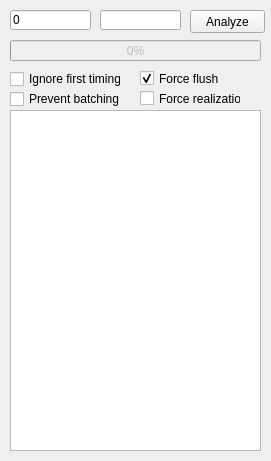
<?xml version="1.0" encoding="UTF-8"?>
<ui version="4.0">
 <class>CallTimingAnalysis</class>
 <widget class="QMainWindow" name="CallTimingAnalysis">
  <property name="geometry">
   <rect>
    <x>0</x>
    <y>0</y>
    <width>271</width>
    <height>461</height>
   </rect>
  </property>
  <property name="windowTitle">
   <string>Call Timing Analysis</string>
  </property>
  <widget class="QWidget" name="centralwidget">
   <widget class="QLineEdit" name="endCall">
    <property name="geometry">
     <rect>
      <x>100</x>
      <y>10</y>
      <width>81</width>
      <height>20</height>
     </rect>
    </property>
   </widget>
   <widget class="QLineEdit" name="startCall">
    <property name="geometry">
     <rect>
      <x>10</x>
      <y>10</y>
      <width>81</width>
      <height>20</height>
     </rect>
    </property>
    <property name="text">
     <string>0</string>
    </property>
   </widget>
   <widget class="QProgressBar" name="progressBar">
    <property name="enabled">
     <bool>false</bool>
    </property>
    <property name="geometry">
     <rect>
      <x>10</x>
      <y>40</y>
      <width>251</width>
      <height>21</height>
     </rect>
    </property>
    <property name="value">
     <number>0</number>
    </property>
   </widget>
   <widget class="QPushButton" name="pushButton">
    <property name="geometry">
     <rect>
      <x>190</x>
      <y>10</y>
      <width>75</width>
      <height>23</height>
     </rect>
    </property>
    <property name="text">
     <string>Analyze</string>
    </property>
   </widget>
   <widget class="QCheckBox" name="ignoreFirst">
    <property name="geometry">
     <rect>
      <x>10</x>
      <y>70</y>
      <width>111</width>
      <height>18</height>
     </rect>
    </property>
    <property name="toolTip">
     <string>&lt;!DOCTYPE HTML PUBLIC &quot;-//W3C//DTD HTML 4.0//EN&quot; &quot;http://www.w3.org/TR/REC-html40/strict.dtd&quot;&gt;
&lt;html&gt;&lt;head&gt;&lt;meta name=&quot;qrichtext&quot; content=&quot;1&quot; /&gt;&lt;style type=&quot;text/css&quot;&gt;
p, li { white-space: pre-wrap; }
&lt;/style&gt;&lt;/head&gt;&lt;body style=&quot; font-family:'MS Shell Dlg 2'; font-size:8.25pt; font-weight:400; font-style:normal;&quot;&gt;
&lt;p style=&quot; margin-top:0px; margin-bottom:0px; margin-left:0px; margin-right:0px; -qt-block-indent:0; text-indent:0px;&quot;&gt;&lt;span style=&quot; font-size:8pt;&quot;&gt;This will cause the first measurement to be ignored. This may be useful if calls are expected to create a cached version of something and the efficiency of that cache wants to be factored in.&lt;/span&gt;&lt;/p&gt;&lt;/body&gt;&lt;/html&gt;</string>
    </property>
    <property name="text">
     <string>Ignore first timing</string>
    </property>
   </widget>
   <widget class="QCheckBox" name="preventBatching">
    <property name="geometry">
     <rect>
      <x>10</x>
      <y>90</y>
      <width>141</width>
      <height>18</height>
     </rect>
    </property>
    <property name="toolTip">
     <string>This will flush affected DrawTargets between each call causing any batching optimizations that might be done when executing a call to be prevented. This may be useful when investigating how well a call batches with itself.</string>
    </property>
    <property name="text">
     <string>Prevent batching</string>
    </property>
   </widget>
   <widget class="QPlainTextEdit" name="resultBox">
    <property name="geometry">
     <rect>
      <x>10</x>
      <y>110</y>
      <width>251</width>
      <height>341</height>
     </rect>
    </property>
   </widget>
   <widget class="QCheckBox" name="forceFlush">
    <property name="geometry">
     <rect>
      <x>140</x>
      <y>70</y>
      <width>91</width>
      <height>17</height>
     </rect>
    </property>
    <property name="text">
     <string>Force flush</string>
    </property>
    <property name="checked">
     <bool>true</bool>
    </property>
   </widget>
   <widget class="QCheckBox" name="forceRealization">
    <property name="geometry">
     <rect>
      <x>140</x>
      <y>90</y>
      <width>101</width>
      <height>17</height>
     </rect>
    </property>
    <property name="text">
     <string>Force realization</string>
    </property>
   </widget>
  </widget>
 </widget>
 <resources/>
 <connections/>
</ui>
